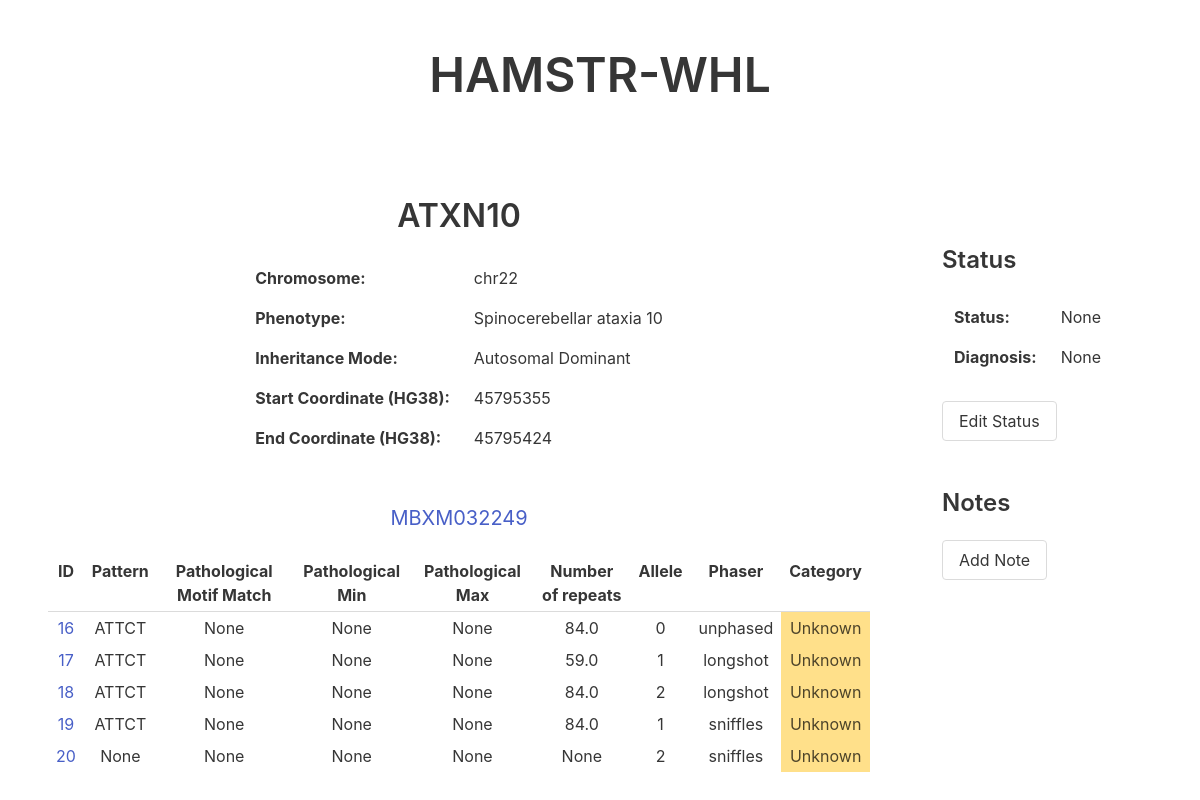
The page /MBXM032249/ATXN10 on the database its author committed.
### tables this page shows
CREATE TABLE Gene (
  id INTEGER PRIMARY KEY AUTOINCREMENT,
  name VARCHAR(10) UNIQUE NOT NULL,
  chromosome VARCHAR(10) NOT NULL,
  phenotype TEXT,
  inheritanceMode VARCHAR(2) CHECK(inheritanceMode IN ('AD', 'AR', 'XL', 'CMPLX')) NULL DEFAULT NULL,
  startCoordHG38 VARCHAR(12),
  endCoordHG38 VARCHAR(12)
);

CREATE TABLE Sample (
	id INTEGER PRIMARY KEY,
	sample VARCHAR(20)
);

CREATE TABLE Result (
	id INTEGER PRIMARY KEY AUTOINCREMENT,
	sample INTEGER NOT NULL,
	gene INTEGER NOT NULL,
	allele INTEGER,
	phaser INTEGER NOT NULL,
	pattern TEXT,
	motif INTEGER,
	numRepeats REAL,
	match INTEGER,
	score INTEGER,
	category TEXT CHECK(category IN ('Likely Pathogenic', 'Likely Non-Pathogenic', 'Unknown')) NULL DEFAULT NULL,
	sequence TEXT,
	FOREIGN KEY (sample) REFERENCES Sample(id),
	FOREIGN KEY (gene) REFERENCES Gene(id),
	FOREIGN KEY (motif) REFERENCES Motif(id),
	FOREIGN KEY (phaser) REFERENCES Phaser(id)
);

### app.py (the view, shortened to what this page needs)
@app.route("/<sample>/<gene>", methods=["POST","GET"])
def get_gene(sample,gene):
	error = None
	conn = get_db()
	gene_info = get_gene_info(gene, conn)
	if not gene_info:
		error = "No results found for the gene " + gene + " in the database."
		return render_template("gene_page.html", sample=sample, gene=gene, error=error)
	results = get_sample_gene_results(sample, gene, conn)
	if not results:
		error = "No results found for "+sample+" "+gene
		return render_template("gene_page.html", sample=sample, gene=gene, error=error, gene_info=gene_info, results=results)
	status, diagnosis, notes = get_info(conn, sample, gene)
	return render_template("gene_page.html", sample=sample, gene=gene, results=results, error=error, gene_info=gene_info, notes=notes, status=status, diagnosis=diagnosis)

### app.py (called while the page is built)
def get_db():
    db = getattr(g, '_database', None)
    if db is None:
        db = g._database = sqlite3.connect(DATABASE)
    return db

@app.teardown_appcontext
def close_connection(exception):
    db = getattr(g, '_database', None)
    if db is not None:
        db.close()

### data_reader.py (called while the page is built)
def get_sample_id(conn, sample):
	cur = conn.cursor()
	cur.execute("SELECT id FROM Sample WHERE sample LIKE ?;", (sample,))
	id = cur.fetchone()
	if id is not None:
		return id[0]
	return id

def get_gene_id(conn, gene):
	cur = conn.cursor()
	cur.execute("SELECT id FROM Gene WHERE name LIKE ?;", (gene,))
	id = cur.fetchone()
	if id is not None:
		return id[0]
	return id

def get_sample_gene_results(sample, gene, conn):
	sample = get_sample_id(conn, sample)
	if sample is None:
		return None
	cur = conn.cursor()
	cur.execute("SELECT r.id, r.pattern, m.pattern, m.pathMin, m.pathMax, r.numRepeats, r.allele, r.phaser, r.category FROM Result r LEFT JOIN Gene g ON r.gene = g.id LEFT JOIN Motif m ON r.motif = m.id WHERE r.sample LIKE ? AND g.name LIKE ?", (sample, gene,))
	results = cur.fetchall()
	return results

def get_gene_info(gene, conn):
	cur = conn.cursor()
	cur.execute("SELECT g.name, g.chromosome, g.phenotype, g.inheritanceMode, g.startCoordHG38, g.endCoordHG38 FROM Gene g WHERE g.name LIKE ?", (gene,))
	gene_info = cur.fetchone()
	return gene_info

def get_info(conn, sample, gene):
	sample_id = get_sample_id(conn, sample)
	if sample_id is None:
		return None
	gene_id = get_gene_id(conn, gene)
	if gene_id is None:
		return None
	cur = conn.cursor()
	cur.execute("SELECT id, note FROM Note WHERE gene LIKE ? AND sample LIKE ?", (gene_id, sample_id,))
	notes = cur.fetchall()
	cur.execute("SELECT status, diagnosis FROM Status WHERE gene LIKE ? AND sample LIKE ?", (gene_id, sample_id,))
	info = cur.fetchone()
	status = None
	diagnosis = None
	if info is not None:
		status = info[0]
		diagnosis = info[1]
	return status, diagnosis, notes

### templates/gene_page.html (shortened to what this page needs)
<!DOCTYPE html>
<html lang="en" dir="ltr">
    <head>
        <link rel="stylesheet" href="https://cdn.jsdelivr.net/npm/bulma@0.9.1/css/bulma.css">
    </head>
    <body>
      <section class="section has-text-centered">
        <a href="/"><h1 class="title is-1">HAMSTR-WHL</h1></a>
      </section>
      <section class="section has-text-centered">
				{% if error %}
					<h1 class="subtitle" style="color:hsl(348, 100%, 61%)">{{error}}</h1>
					<a href="/sample/{{sample}}"><button class="button">Return to Sample page {{sample}}</button></a>
				{% elif gene_info %}
					<div class="columns">
						<div class="column is-three-quarters">
							<h1 class="title">{{gene_info[0]}}</h1>
							<div class="table-container">
								<table class="table has-text-left center">
									<tr><td><b>Chromosome: </b></td><td>{{gene_info[1]}}</td>
									<tr><td><b>Phenotype: </b></td><td>{{gene_info[2]}}</td>
									<tr><td><b>Inheritance Mode: </b></td>
									{% if gene_info[3] == "AD"%}
											<td>Autosomal Dominant</td>
									{% elif gene_info[3] == "AR" %}
											<td>Autosomal Recessive</td>
									{% elif gene_info[3] == "XL" %}
											<td>X-Linked</td>
									{% elif gene_info[3] == "XL" %}
											<td>X-Linked</td>
									{% else %}
											<td>{{gene_info[3]}}</td>
									{% endif %}
									</tr>
									<tr><td><b>Start Coordinate (HG38): </b></td><td>{{gene_info[4]}}</td><tr>
									<tr><td><b>End Coordinate (HG38): </b></td><td>{{gene_info[5]}}</td><tr>
								</table>
							</div>
							{% if results %}
									<br>
									<a href="/sample/{{sample}}"><h1 class="subtitle has-text-link">{{sample}}</h1></a><br>
									<div class="table-container">
										<table class="table is-hoverable is-narrow center">
										<tr>
												<th>ID</th>
												<th>Pattern</th>
												<th>Pathological Motif Match</th>
												<th>Pathological Min</th>
												<th>Pathological Max</th>
												<th>Number of repeats</th>
												<th>Allele</th>
												<th>Phaser</th>
												<th>Category</th>
										</tr>
										{% for result in results %}
											<tr>
												<td><a href="/result/{{result[0]}}">{{result[0]}}</a></td>
												<td>{{result[1]}}</td>
												<td>{{result[2]}}</td>
												<td>{{result[3]}}</td>
												<td>{{result[4]}}</td>
												<td>{{result[5]}}</td>
												<td>{{result[6]}}</td>
												<td>{{result[7]}}</td>
												{% if result[8] == 'Likely Pathogenic' %}
													<td class="is-danger">{{result[8]}}</td>
												{% elif result[8] == 'Unknown' %}
													<td class="is-warning">{{result[8]}}</td>
												{% elif result[8] == 'Likely Non-Pathogenic' %}
													<td class="is-success">{{result[8]}}</td>
												{% else %}
													<td></td>
												{% endif %}
											</tr>
										{% endfor %}
									</table>
								</div>
							{% endif %}
						</div>
						<div class="column is-one-quarter">
							<section class="section has-text-left">
								<h1 class="title is-4">Status</h1>
								<table class="table has-text-left is-size-6">
									<tr><td><b>Status: </b></td><td>{{status}}</td>
									<tr><td><b>Diagnosis: </b></td><td>{{diagnosis}}</td>
								</table>
								<button class="button" onclick="toggle_edit()" id="edit_toggle">Edit Status</button>
								<br><br>
								<br>
								<h1 class="title is-4">Notes</h1>
								<button class="button" onclick="toggle_note()" id="note_toggle">Add Note</button>
								<br><br>
							</section>
						{% endif %}
					</div>
				</div>
			</section>
		</body>

### templates/gene_page.html (style rules this page uses)
table.center { margin-left: auto; margin-right: auto; }
.table td { border: none; }

### rows shown on the page
Gene: name "ATXN10", chromosome "chr22", phenotype "Spinocerebellar ataxia 10", startCoordHG38 "45795355", endCoordHG38 "45795424"
Sample: sample "MBXM032249"
Result: id "16", pattern "ATTCT", result "None", numRepeats "84.0", allele "0", phaser "unphased", category "Unknown"
Result: id "17", pattern "ATTCT", result "None", numRepeats "59.0", allele "1", phaser "longshot", category "Unknown"
Result: id "18", pattern "ATTCT", result "None", numRepeats "84.0", allele "2", phaser "longshot", category "Unknown"
Result: id "19", pattern "ATTCT", result "None", numRepeats "84.0", allele "1", phaser "sniffles", category "Unknown"
Result: id "20", result "None", allele "2", phaser "sniffles", category "Unknown"

### other values the page prints
{{ status }} "None"
{{ diagnosis }} "None"
